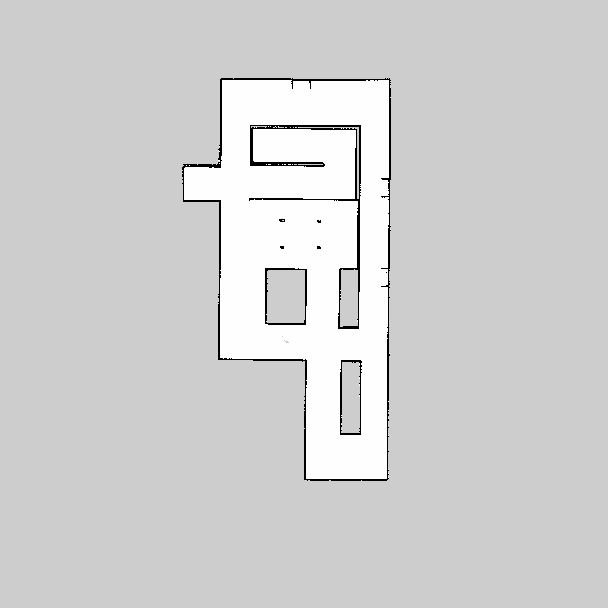
#> input picture MapMerging/Data/PGM/full_map.pgm, 608 x 608 px
$ python experiments.py
#> lines starting #> are read from the running program, lines starting #| are printed output that depends on the picture; after the words box and inside, x2 and y2 are one past the last pixel; in counts of white or black regions, pixels touching at a corner belong together
### MapMerging/ros_utils.py
import numpy as np
import cv2
import matplotlib.pyplot as plt

from constants import *

def pgm_to_numpy(filename):
    """
    PGM --> numpy array with value encoding scheme from our current map merging code

    Example mapping:
    pgm    numpy
    254    255 (FREE)
    204    127 (UNKNOWN)
    0      0   (OCCUPIED)
    """
    img = cv2.imread(filename, -1)
    if img is None:
        print("INVALID FILENAME", filename)
    img = np.asarray(img)
    img[img > 250] = FREE # temp
    img[(img > 0) & (img < 250)] = UNKNOWN
    return img

# [5 lines left out: function numpy_to_pgm, not called in this run]

# [6 lines that do not run on import are left out]

### MapMerging/merge_utils.py
import numpy as np
import matplotlib.pyplot as plt
import cv2
from constants import *

# [16 lines left out: function load_mercer_map, not called in this run]

def resize_map(map, dsize):
    return cv2.resize(map, dsize=dsize, interpolation=cv2.INTER_NEAREST)

# [43 lines left out: functions augment_map, get_training_sample, show_samples, not called in this run]

def apply_warp(map, M, fill=UNKNOWN):
    """
    Apply affine transformation matrix to map
    """
    map_warp = np.copy(map)
    x, y = map.shape[0], map.shape[1]
    map_warp = cv2.warpAffine(src=map_warp, M=M, dsize=(y, x), flags=cv2.INTER_NEAREST, borderMode=cv2.BORDER_CONSTANT, borderValue=fill)
    return map_warp

def combine_aligned_maps(map1, map2):
    """
    combine explored/unexplored regions where possible
    """
    combined = np.copy(map1)
    combined = np.where(combined == UNKNOWN, map2, map1)
    return combined

# [26 lines left out: functions agreement, disagreement, acceptance_index, not called in this run]

### MapMerging/keypoint_merge.py
import numpy as np
import cv2
from constants import *

from merge_utils import apply_warp

def blur_map(map):
    src = np.copy(map)
    blur = cv2.GaussianBlur(src,(3,3), sigmaX=1, sigmaY=1)
    return blur

# [23 lines left out: function sift_mapmerge, not called in this run]

def orb_mapmerge(map1, map2):
    map1, map2 = blur_map(map1), blur_map(map2)
    orb = cv2.ORB_create(nfeatures=1000)
    kp1, desc1 = orb.detectAndCompute(map1, None)
    kp2, desc2 = orb.detectAndCompute(map2, None)
    index_params = dict(algorithm = 6, trees = 6, key_size=12, multi_probe_level = 1)
    search_params = dict(checks=50)
    flann = cv2.FlannBasedMatcher(index_params,search_params)
    matches = flann.knnMatch(desc1,desc2,k=2)
    good_matches = []
    try:
        for m, n in matches:
            # use slightly higher ratio for ORB
            if m.distance < 0.8 * n.distance:
                good_matches.append(m)
    except:
        # failed merge
        return np.ones_like(map2) * UNKNOWN
    src_pts = np.float32([ kp1[m.queryIdx].pt for m in good_matches ]).reshape(-1,1,2)
    dst_pts = np.float32([ kp2[m.trainIdx].pt for m in good_matches ]).reshape(-1,1,2)

    M, mask = cv2.findHomography(dst_pts, src_pts, cv2.RANSAC, 5.0)
    return apply_warp(map2, M[:2])

### MapMerging/experiments.py
import numpy as np
import matplotlib.pyplot as plt
from time import time
from tqdm import tqdm

from constants import *
from merge_utils import acceptance_index, combine_aligned_maps, get_training_sample, resize_map
from hough_merge import hough_mapmerge
from keypoint_merge import sift_mapmerge, orb_mapmerge
from ros_utils import pgm_to_numpy

# [72 lines left out: function paper_benchmark, not called in this run]

def dan_map_benchmark():
    """
    Sanity check merge using three sets of pgm maps from Dan's example
    currently fails due to minimal (non-existant?) overlap
    """
    # load maps
    gt, map0, map1, map2 = [pgm_to_numpy(BASE_PGM_MAP_PATH+filename) for filename in PGM_FILENAMES]
#> in pgm_to_numpy, img is the input picture: shape (608, 608); min 0, max 254, mean 209.2
#> in pgm_to_numpy, `img[img > 250] = FREE`: img: shape (608, 608); 13.69% of pixels changed, all inside (x1, y1, x2, y2) = (184, 80, 391, 479)
#> call 2 of pgm_to_numpy, with filename = 'Data/PGM/map_part0.pgm'
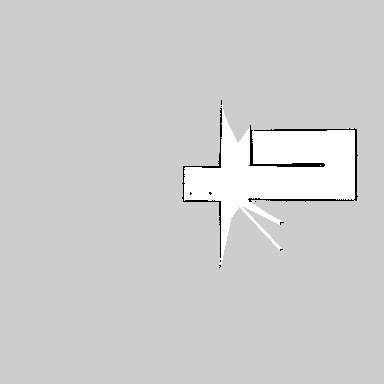
#> input picture MapMerging/Data/PGM/map_part0.pgm, 384 x 384 px
#> in pgm_to_numpy, img is the input picture: shape (384, 384); min 0, max 254, mean 207
#> in pgm_to_numpy (call 2), `img[img > 250] = FREE`: img: shape (384, 384); 7.5% of pixels changed, all inside (x1, y1, x2, y2) = (184, 104, 355, 267)
#> call 3 of pgm_to_numpy, with filename = 'Data/PGM/map_part1.pgm'
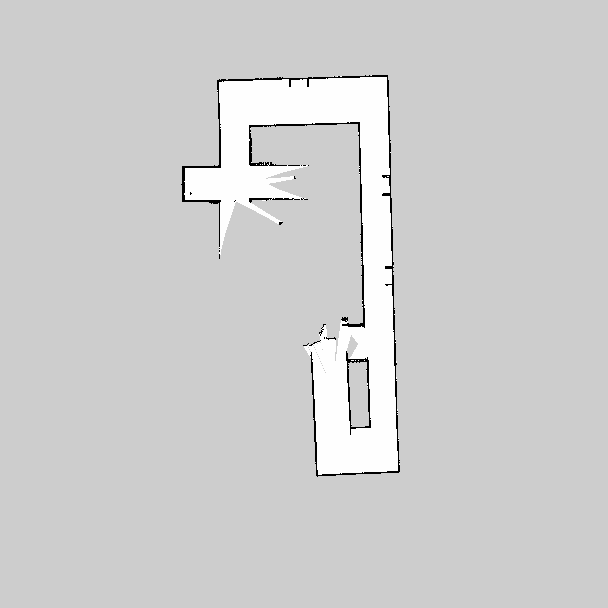
#> input picture MapMerging/Data/PGM/map_part1.pgm, 608 x 608 px
#> in pgm_to_numpy, img is the input picture: shape (608, 608); min 0, max 254, mean 207
#> in pgm_to_numpy (call 3), `img[img > 250] = FREE`: img: shape (608, 608); 7.64% of pixels changed, all inside (x1, y1, x2, y2) = (184, 75, 400, 475)
#> in pgm_to_numpy (call 3), `img[(img > 0) & (img < 250)] = UNKNOWN`:
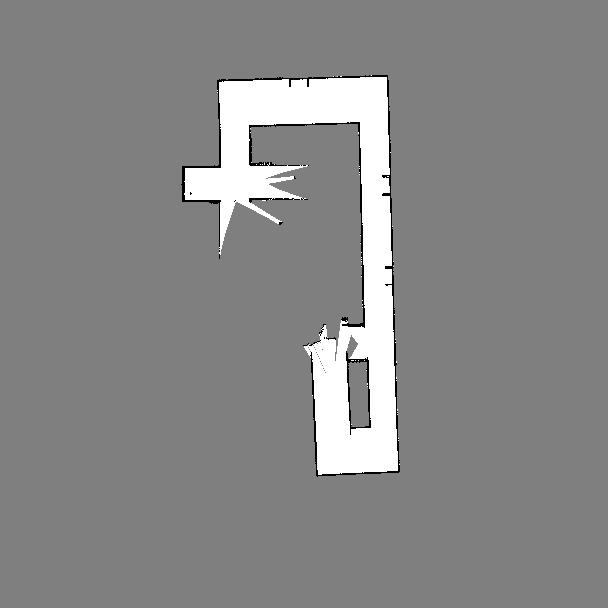
#> img: shape (608, 608); min 0, max 255, mean 135.7
#> call 4 of pgm_to_numpy, with filename = 'Data/PGM/map_part2.pgm'
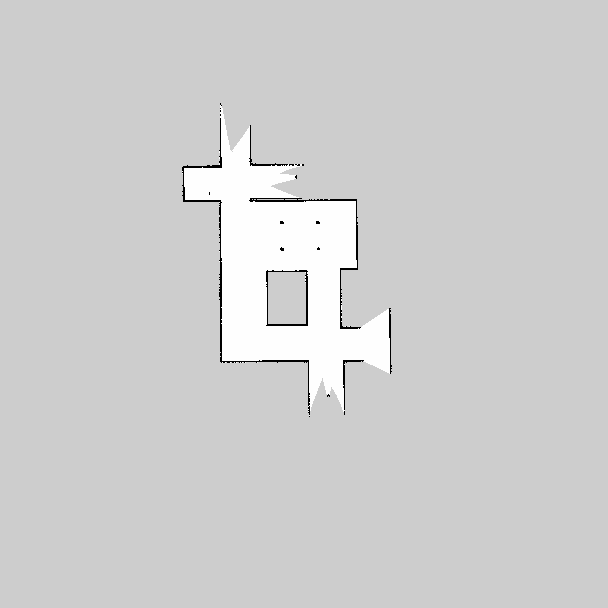
#> input picture MapMerging/Data/PGM/map_part2.pgm, 608 x 608 px
#> in pgm_to_numpy, img is the input picture: shape (608, 608); min 0, max 254, mean 207.2
#> in pgm_to_numpy (call 4), `img[img > 250] = FREE`: img: shape (608, 608); 6.8% of pixels changed, all inside (x1, y1, x2, y2) = (182, 105, 390, 416)
#> in pgm_to_numpy (call 4), `img[(img > 0) & (img < 250)] = UNKNOWN`:
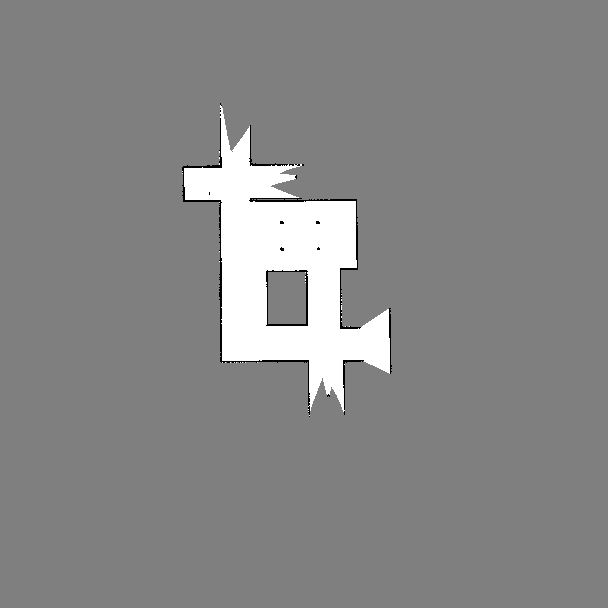
#> img: shape (608, 608); min 0, max 255, mean 135
    # map0 has different shape, resize to match
    map0 = resize_map(map0, dsize=gt.shape)
    # align map1 and map2 w.r.t. maps
    print(gt.shape, map0.shape, map1.shape, map2.shape)
#| (608, 608) (608, 608) (608, 608) (608, 608)
    map1_aligned = orb_mapmerge(map0, map1)
#> in orb_mapmerge, `kp1, desc1 = orb.detectAndCompute(map1, None)`: kp1 = 592 keypoints; strongest (x, y, size): (512, 262, 37.2), (332, 305, 37.2), (334, 307, 31), (397, 261, 31)
#> in orb_mapmerge, `kp2, desc2 = orb.detectAndCompute(map2, None)`: kp2 = 990 keypoints; strongest (x, y, size): (250, 200, 31), (363, 325, 31), (218, 201, 31), (219, 166, 31)
#> in orb_mapmerge, `matches = flann.knnMatch(desc1,desc2,k=2)`: matches = 592 matches
#> after the loop in orb_mapmerge, `for m, n in matches:`: good_matches = 68 matches
#> in orb_mapmerge, `src_pts = np.float32([ kp1[m.queryIdx].pt for m in good_matches ]).res..`: src_pts = 68 rows, first 8: [435, 206], [380, 222], [346, 255], [345, 261], [513, 261], [511, 264], [293, 266], [564, 317]
#> in orb_mapmerge, `dst_pts = np.float32([ kp2[m.trainIdx].pt for m in good_matches ]).res..`: dst_pts = 68 rows, first 8: [389, 112], [234, 204], [260.4, 162], [253, 161], [356.7, 429.2], [350.4, 427.2], [186, 169.2], [183, 167]
#> in orb_mapmerge, `M, mask = cv2.findHomography(dst_pts, src_pts, cv2.RANSAC, 5.0)`: M = [[1.39, 0.973, -78.63], [-0.0609, 3.1, -205.6], [-0.00154, 0.00274, 1]]; mask = 68 values, max 1 at index 12, min 0 at index 0, mean 0.25
#> in apply_warp, `map_warp = cv2.warpAffine(src=map_warp, M=M, dsize=(y, x), flags=cv2.I..`:
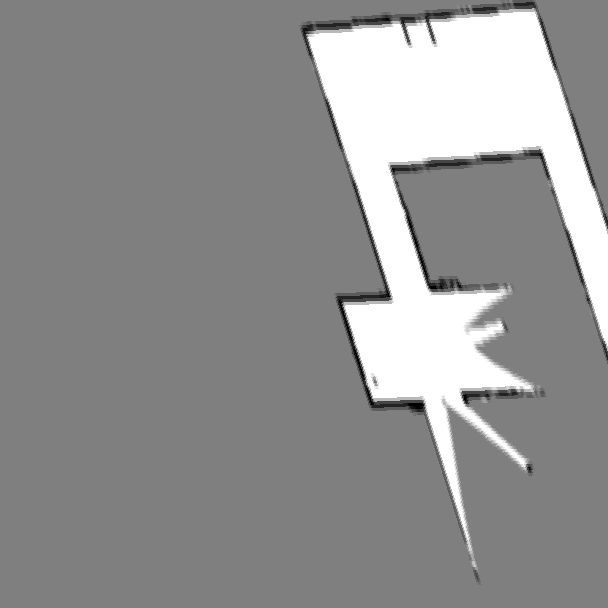
#> map_warp: shape (608, 608); min 0, max 255, mean 145.7
    map01 = combine_aligned_maps(map0, map1_aligned)
#> in combine_aligned_maps, `combined = np.where(combined == UNKNOWN, map2, map1)`:
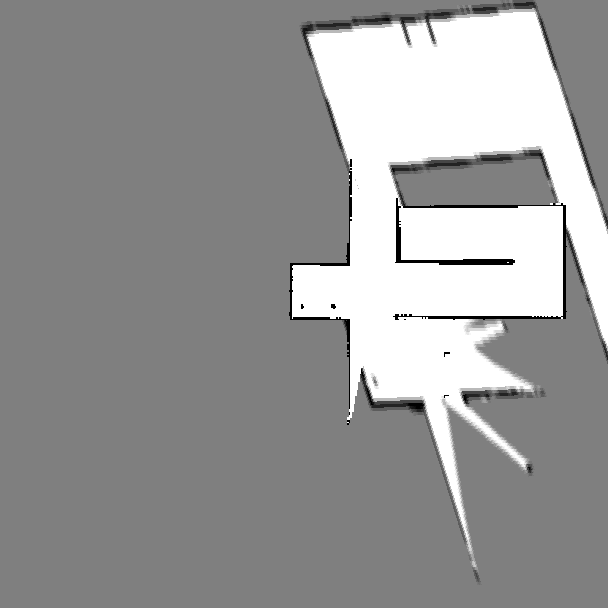
#> combined: shape (608, 608); min 0, max 255, mean 152
    fig, (ax0, ax1, ax2, ax3, ax4) = plt.subplots(1, 5)
    ax0.imshow(gt, cmap="gray")
    ax0.set_title("Ground Truth")
    ax1.imshow(map0, cmap="gray")
    ax1.set_title("Map Part 1")
    ax2.imshow(map1, cmap="gray")
    ax2.set_title("Map Part 2")
    ax3.imshow(map1_aligned, cmap="gray")
    ax3.set_title("Map Part 2 - Attempted Alignment")
    ax4.imshow(map01, cmap="gray")
    ax4.set_title("Attempted Merge")
    plt.show()
    # [14 lines of commented-out code are left out]
    return

if __name__ == "__main__":
    # paper_benchmark()

    dan_map_benchmark()
